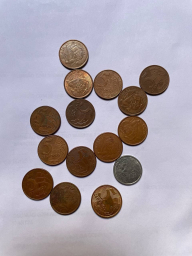
#> input picture src/PythonCodes/open_cv/test_images/coins.jpg, 192 x 256 px, found by its file name
$ python segmentation.py
#> lines starting #> are read from the running program, lines starting #| are printed output that depends on the picture; after the words box and inside, x2 and y2 are one past the last pixel; in counts of white or black regions, pixels touching at a corner belong together
import numpy as np
import cv2 as cv
import os

def segmentation(src_img):
#> called with src_img = 'test_images/coins.jpg'
    img = cv.imread(src_img)
#> img is the input picture: shape (256, 192, 3); mean B, G, R 170.9, 162.5, 170.7
    gray = cv.cvtColor(img,cv.COLOR_BGR2GRAY)
    ret, thresh = cv.threshold(gray,0,255,cv.THRESH_BINARY_INV+cv.THRESH_OTSU)
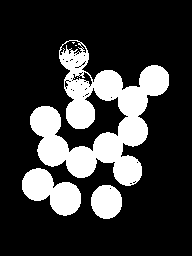
#> thresh: shape (256, 192); 22.4% white; 6 white regions (3 under 20 px), largest, box (x1, y1, x2, y2) and area: (30, 40, 169, 186) 8498, (22, 168, 81, 216) 1658, (91, 185, 122, 219) 839
#> ret = 131

    # noise removal
    kernel = np.ones((3,3),np.uint8)
    opening = cv.morphologyEx(thresh,cv.MORPH_OPEN,kernel, iterations = 2)
#> opening: shape (256, 192); 21.5% white; 4 white regions, box (x1, y1, x2, y2) and area: (30, 65, 169, 186) 7696, (22, 168, 81, 215) 1650, (91, 185, 122, 219) 830, (62, 53, 88, 80) 384
    # sure background area
    sure_bg = cv.dilate(opening,kernel,iterations=3)
#> sure_bg: shape (256, 192); 30.8% white; 1 white region, box (x1, y1, x2, y2) and area: (19, 50, 172, 222) 15129
    # Finding sure foreground area
    dist_transform = cv.distanceTransform(opening,cv.DIST_L2,5)
    ret, sure_fg = cv.threshold(dist_transform,0.7*dist_transform.max(),255,0)
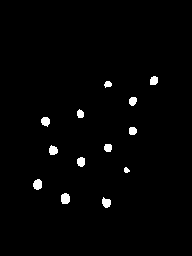
#> sure_fg: shape (256, 192) float32; 1.6% white; 13 white regions, largest, box (x1, y1, x2, y2) and area: (61, 193, 70, 204) 85, (33, 179, 42, 190) 79, (102, 197, 111, 208) 71
#> ret = 11.19
    # Finding unknown region
    sure_fg = np.uint8(sure_fg)
    unknown = cv.subtract(sure_bg,sure_fg)
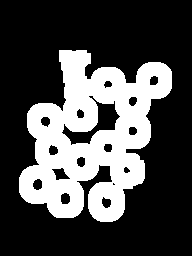
#> unknown: shape (256, 192); 29.2% white; 1 white region, box (x1, y1, x2, y2) and area: (19, 50, 172, 222) 14343

    # Marker labelling
    ret, markers = cv.connectedComponents(sure_fg)
#> markers: shape (256, 192) int32; 14 distinct labels, from 0 to 13
#> ret = 14
    # Add one to all labels so that sure background is not 0, but 1
    markers = markers+1
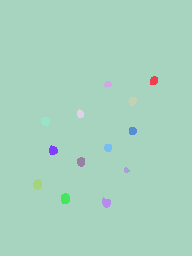
#> markers: shape (256, 192) int32; 14 distinct labels, from 1 to 14; one colour per label, 0 black
    # Now, mark the region of unknown with zero
    markers[unknown==255] = 0
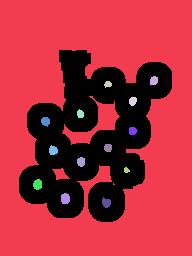
#> markers: shape (256, 192) int32; 15 distinct labels, from 0 to 14; one colour per label, 0 black

    markers = cv.watershed(img,markers)
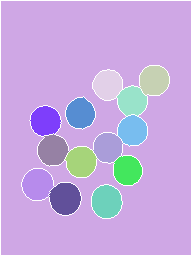
#> markers: shape (256, 192) int32; 15 distinct labels, from -1 to 14; one colour per label, 0 black, -1 white
    img[markers == -1] = [255,0,0]
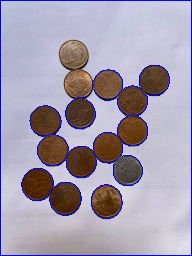
#> img: shape (256, 192, 3); 3.97% of pixels changed, all inside (x1, y1, x2, y2) = (0, 0, 192, 256)

    filename = os.path.basename(src_img)
    folderName = os.path.dirname(src_img)
    out_img = os.path.join(folderName, 'segmentation_' + filename)
    cv.imwrite(out_img, img)
    return out_img


if __name__ == '__main__':
    segmentation('test_images/coins.jpg')
